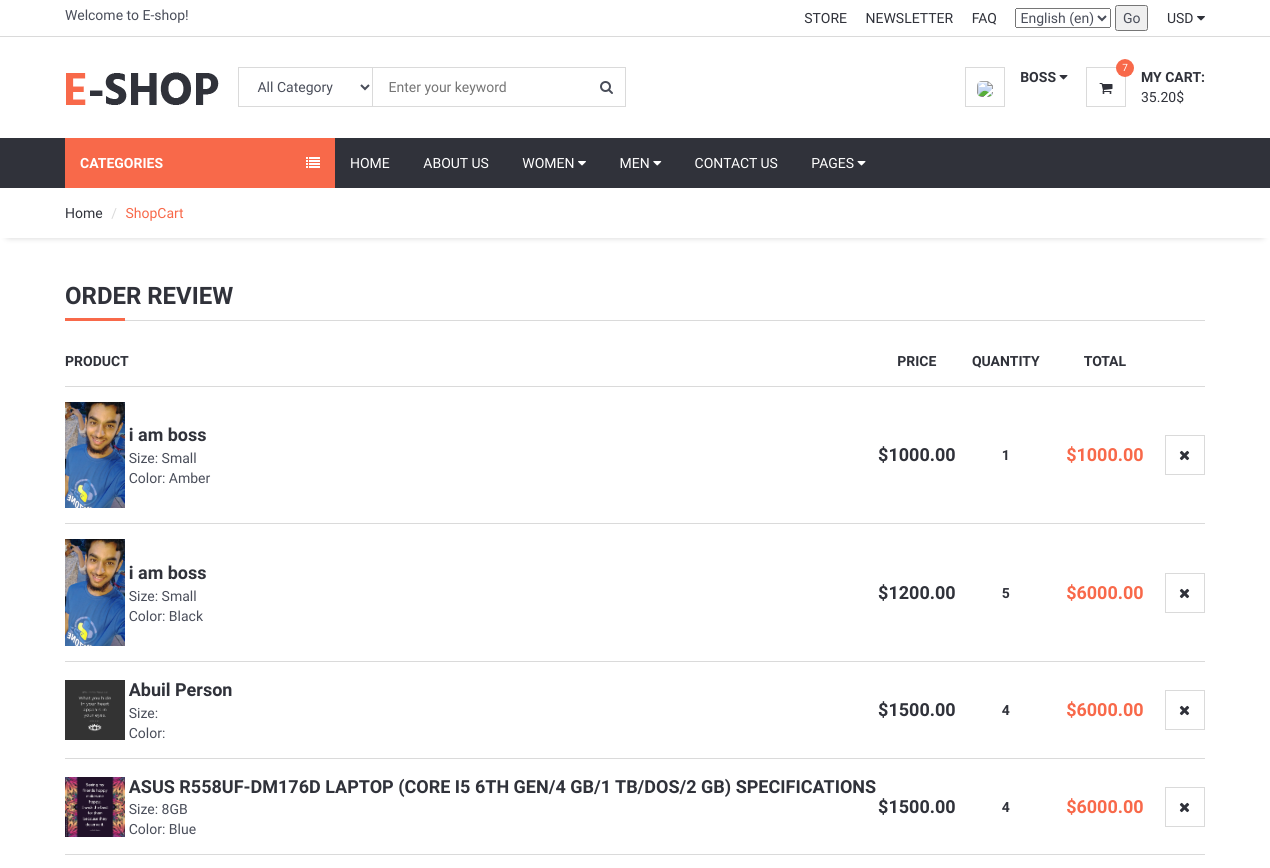
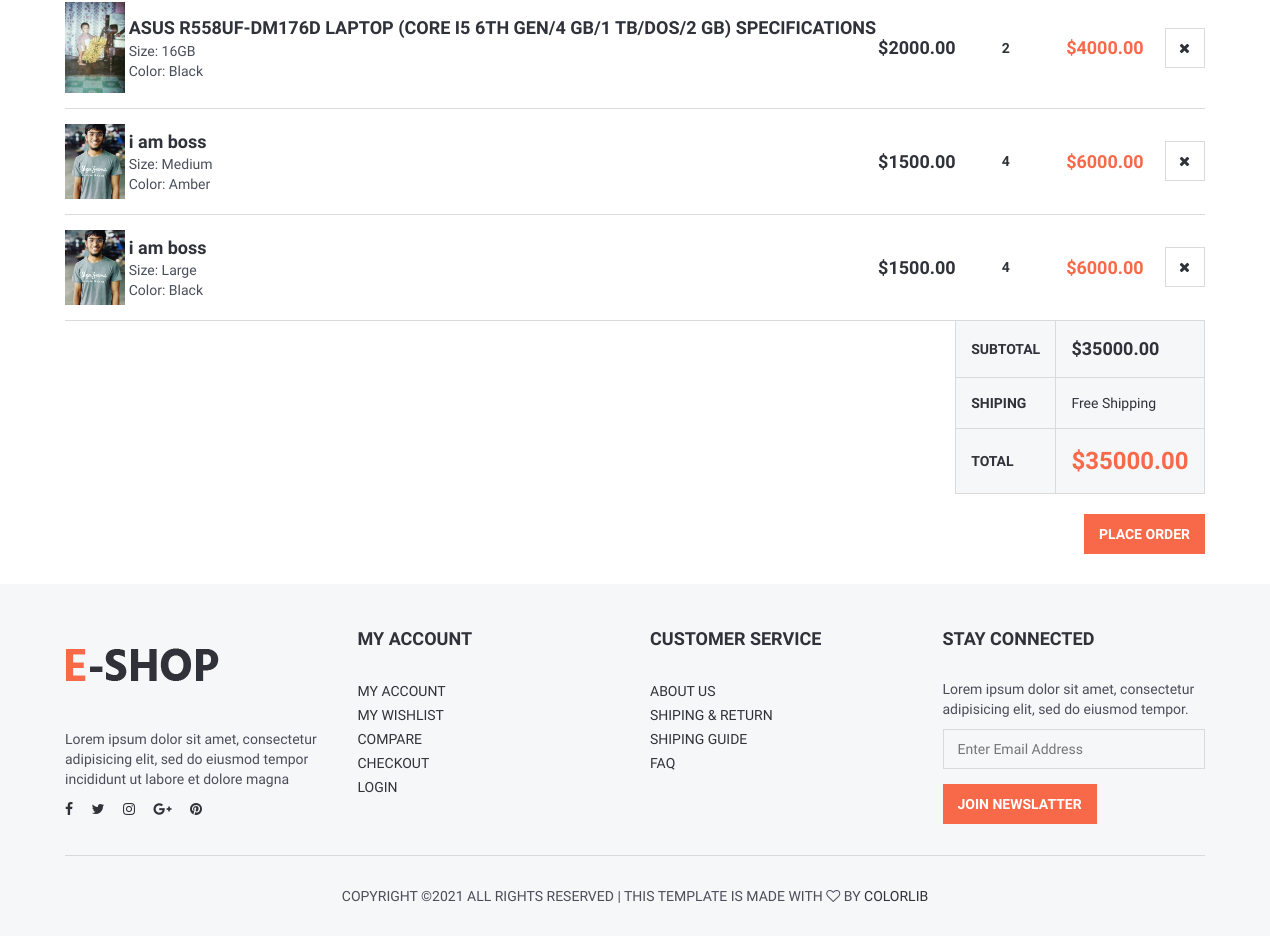
/order/shopcart (signed in), run on an earlier commit of the app's database (2 pictures, top to bottom).
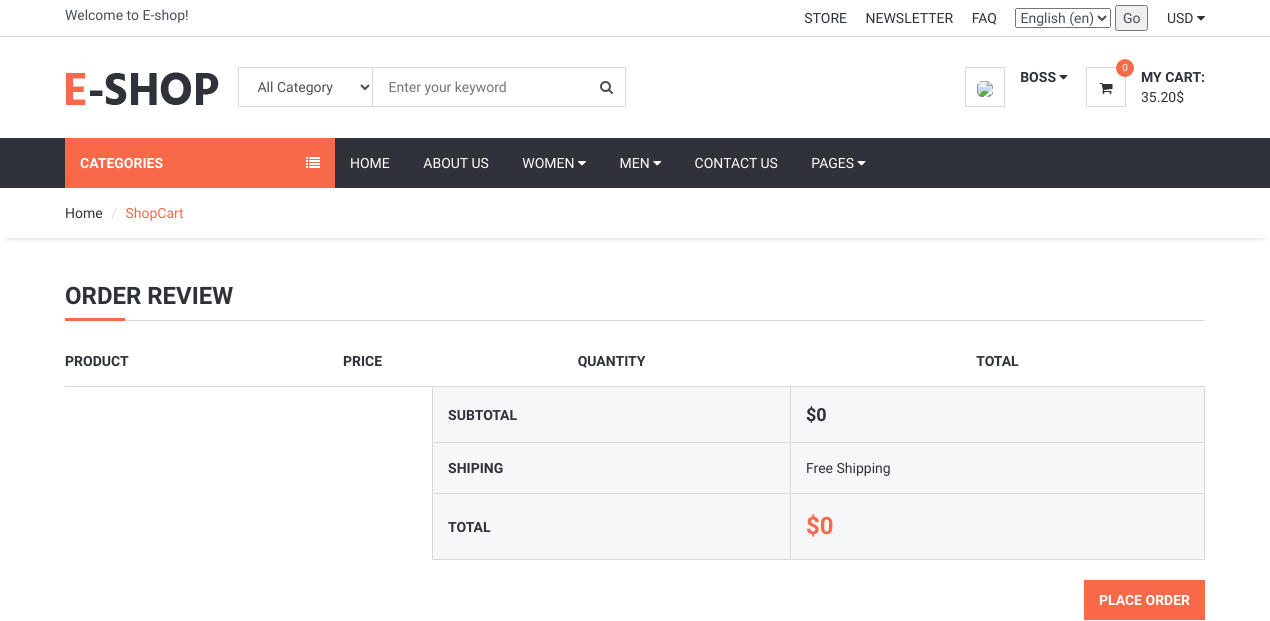
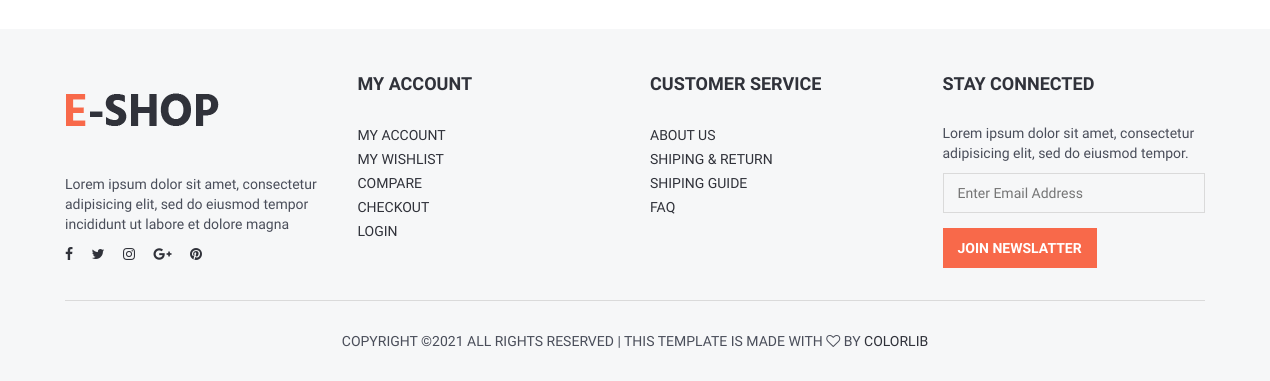
And on a later commit of the database (2 pictures, top to bottom).
### order/models.py (models this page shows, shortened)
class ShopCart(models.Model):
    user = models.ForeignKey(User, on_delete=models.SET_NULL, null=True)
    product = models.ForeignKey(Product , on_delete=models.SET_NULL, null=True)
    variant = models.ForeignKey(Variants , on_delete=models.SET_NULL, blank=True, null=True)
    quantity = models.IntegerField()
    @property
    def amount(self):
        return (self.quantity * self.product.price)
    @property
    def varamount(self):
        return (self.quantity * self.variant.price)

### product/models.py (models this page shows, shortened)
class Variants(models.Model):
    title = models.CharField(max_length=150, blank=True, null=True)
    product = models.ForeignKey(Product, on_delete=models.CASCADE)
    color = models.ForeignKey(Color, on_delete=models.CASCADE, blank=True, null=True)
    size = models.ForeignKey(Size, on_delete=models.CASCADE, blank=True, null=True)
    image_id = models.IntegerField(blank=True, null=True, default=0)
    quantity = models.IntegerField(default=1)
    price = models.DecimalField(max_digits=12, decimal_places=2, default=0)
    def image(self):
        img = Images.objects.get(id=self.image_id)
        if img.id is not None:
            varimage = img.image.url
        else:
            varimage = ""
        return varimage

class Images(models.Model):
    product = models.ForeignKey(Product, on_delete=models.CASCADE)
    title = models.CharField(max_length=50, blank=True)
    image = models.ImageField(blank=True, upload_to='product_image/')

class Product(models.Model):
    STATUS = (
        ('True', 'True'),
        ('False', 'False'),
    )
    VARIANTS = (
        ('None', 'None'),
        ('Size', 'Size'),
        ('Color', 'Color'),
        ('Size-Color', 'Size-Color'),
    )
    title = models.CharField(max_length=150)
    keywords = models.CharField(max_length=200)
    category = models.ForeignKey(Category , on_delete=models.CASCADE)
    description = models.TextField()
    image = models.ImageField(upload_to='product_image/')
    price = models.DecimalField(max_digits=12, decimal_places=2)
    amount = models.IntegerField()
    minamount=models.IntegerField()
    variant = models.CharField(max_length=10, choices=VARIANTS, default='None')
    detail = RichTextUploadingField()
    slug = models.SlugField(null=False, unique=True)
    status = models.CharField(max_length=5,choices=STATUS)
    create_at = models.DateTimeField(auto_now_add=True)
    update_at = models.DateTimeField(auto_now=True)
    def image_tag(self):
        return mark_safe('<img src="{}" height="50"/>'.format(self.image.url))
    image_tag.short_description = 'Image'

class Size(models.Model):
    name = models.CharField(max_length=50)
    code = models.CharField(max_length=50, blank=True, null=True)
    def __str__(self):
        return self.name

class Color(models.Model):
    name = models.CharField(max_length=50)
    code = models.CharField(max_length=50, blank=True, null=True)
    def __str__(self):
        return self.name

### order/views.py (the view)
# urls.py: path('shopcart', shopcart, name='shopcart'),
@login_required
def shopcart(request):
    category = Category.objects.all()
    current_user = request.user
    shopcart = ShopCart.objects.filter(user_id=current_user.id)
    total=0
    for rs in shopcart:
        if rs.product.variant == 'None':
            total += rs.product.price * rs.quantity
        else:
            total += rs.variant.price * rs.quantity
    print(total)
    context = { 'category': category, 'shopcart': shopcart, 'total': total}
    return render(request, 'shopcart_products.html', context)

### home/templatetags/my_tags.py (called while the page is built)
@register.simple_tag
def my_cart_item(userid):
    cart_item = ShopCart.objects.filter(user_id=userid).count()
    return cart_item

### order/templates/shopcart_products.html (shortened to what this page needs)
{% extends 'homebase.html' %}
{% block sidebar %} {% include 'sidebar.html' %} {% endblock %}
{% block body %}
	<div id="breadcrumb">
		<div class="container">
			<ul class="breadcrumb">
                <li><a href="{% url 'index' %}">Home</a></li>
                <li class="active">ShopCart</li>
			</ul>
		</div>
	</div>
	<div class="section">
		<div class="container">
			<div class="row">
				<div class="col-md-12">
					<div class="order-summary clearfix">
						<div class="section-title">
							<h3 class="title">Order Review</h3>
						</div>
						<table class="shopping-cart-table table">
							<thead>
								<tr>
									<th>Product</th>
									<th></th>
									<th class="text-center">Price</th>
									<th class="text-center">Quantity</th>
									<th class="text-center">Total</th>
									<th class="text-right"></th>
								</tr>
							</thead>
							<tbody>
								{% for item in shopcart %}
								<tr>
									<td class="thumb">
										{% if item.variant.image_id > 0 %}
										<img src="{{ item.variant.image }}" alt="">
										{% else %}
										<img src="{{ item.product.image.url }}" alt="">
										{% endif %}
									</td>
									<td class="details">
										<a href="/product/{{ item.product.id }}/{{ item.product.slug }}">{{ item.product.title }}</a>
										<ul>
											<li><span>Size: {{ item.variant.size }}</span></li>
											<li><span>Color: {{ item.variant.color }}</span></li>
										</ul>
									</td>
									<td class="price text-center"><strong>
										{% if item.product.variant == 'None' %}
											${{  item.product.price }}
										{% else %}
											${{  item.variant.price }}
										{% endif %}
									</strong></td>
									<td class="qty text-center"><strong>{{  item.quantity }}</strong></td>
									<td class="total text-center"><strong class="primary-color">
										{% if item.product.variant == 'None' %}
											${{ item.amount }}
										{% else %}
											${{ item.varamount }}
										{% endif %}
									</strong></td>
									<td class="text-right"><a href="/order/delete_from_shopcart/{{ item.id }}" onclick="return confirm('Delete ! Are you sure?')" class="main-btn icon-btn"><i class="fa fa-close"></i></a></td>
								</tr>
								{% endfor %}
							</tbody>
							<tfoot>
								<tr>
									<th class="empty" colspan="3"></th>
									<th>SUBTOTAL</th>
									<th colspan="2" class="sub-total">${{ total }}</th>
								</tr>
								<tr>
									<th class="empty" colspan="3"></th>
									<th>SHIPING</th>
									<td colspan="2">Free Shipping</td>
								</tr>
								<tr>
									<th class="empty" colspan="3"></th>
									<th>TOTAL</th>
									<th colspan="2" class="total">${{ total }}</th>
								</tr>
							</tfoot>
						</table>
						<div class="pull-right">
							<a href="/order/orderproduct" class="primary-btn">Place Order</a>
						</div>
					</div>
				</div>
			</div>
		</div>
	</div>
{% endblock  %}

### home/templates/header.html (shortened to what this page needs)
{% load static %}
{% load i18n %}
	<header>
		<div id="top-header">
			<div class="container">
				<div class="pull-left">
					<span>{% trans "Welcome to E-shop!" %}</span>
				</div>
				<div class="pull-right">
					<ul class="header-top-links">
						<li><a href="#">Store</a></li>
						<li><a href="#">Newsletter</a></li>
						<li><a href="#">FAQ</a></li>
						<li class="dropdown default-dropdown">
							<form action="{% url 'set_language' %}" method="post">{% csrf_token %}
								<select name="language">
									{% get_current_language as LANGUAGE_CODE %}
									{% get_available_languages as LANGUAGES %}
									{% get_language_info_list for LANGUAGES as languages %}
									{% for language in languages %}
										<option value="{{ language.code }}"{% if language.code == LANGUAGE_CODE %} selected{% endif %}>
											{{ language.name_local }} ({{ language.code }})
										</option>
									{% endfor %}
								</select>
								<input type="submit" value="Go">
							</form>
						</li>
						<li class="dropdown default-dropdown">
							<a class="dropdown-toggle" data-toggle="dropdown" aria-expanded="true">USD <i class="fa fa-caret-down"></i></a>
						</li>
					</ul>
				</div>
			</div>
		</div>
		<div id="header">
			<div class="container">
				<div class="pull-left">
					<div class="header-logo">
						<a class="logo" href="#">
							<img src="{% static 'img/logo.png' %}" alt="">
						</a>
					</div>
					<div class="header-search">
						<form action="/search/" method="POST">
							<input id="query" name="query" class="input search-input" type="text" placeholder="Enter your keyword">
							<select name="catid" class="input search-categories">
								<option value="0">All Category</option>
								{% load mptt_tags %}
							</select>
							<button class="search-btn"><i class="fa fa-search"></i></button>
						</form>
					</div>
				</div>
				<div class="pull-right">
					<ul class="header-btns">
						<li class="header-account dropdown default-dropdown">
							{% if user.id is not None %}
							<div class="dropdown-toggle" role="button" data-toggle="dropdown" aria-expanded="true">
								<div class="header-btns-icon">
									<img src="{{ request.session.userimage }}" style="height: 40px; border-radius: 30%">
								</div>
								<strong class="text-uppercase">{{ user.first_name }} <i class="fa fa-caret-down"></i></strong>
							</div>
							{% else %}
							<a href="{% url 'login_view' %}" class="text-uppercase">Login</a> / <a href="{% url 'signup_view' %}" class="text-uppercase">Sign Up</a>
							{% endif %}
						</li>
						<li class="header-cart dropdown default-dropdown">
							<a href="/order/shopcart">
								<div class="header-btns-icon">
									<i class="fa fa-shopping-cart"></i>
									{% load my_tags %}
                                	{% my_cart_item user.id as cart_item %}
									<span class="qty">{{ cart_item }}</span>
								</div>
								<strong class="text-uppercase">My Cart:</strong>
								<br>
								<span>35.20$</span>
							</a>
						</li>
					</ul>
				</div>
			</div>
		</div>
	</header>

What changed in the data, as far as the page shows it:
removed ShopCart: variant.image (picture), product "i am boss", variant.size "Small", variant.color "Amber", variant.price "1000.00", quantity "1", varamount "1000.00"
removed ShopCart: variant.image (picture), product "i am boss", variant.size "Small", variant.color "Black", variant.price "1200.00", quantity "5", varamount "6000.00"
removed ShopCart: product.image (picture), product "Abuil Person", product.price "1500.00", quantity "4", amount "6000.00"
removed ShopCart: variant.image (picture), product "ASUS R558UF-DM176D LAPTOP (CORE I5 6TH GEN/4 GB/1 TB/DOS/2 GB) SPECIFICATIONS", variant.size "8GB", variant.color "Blue", variant.price "1500.00", quantity "4", varamount "6000.00"
removed ShopCart: variant.image (picture), product "ASUS R558UF-DM176D LAPTOP (CORE I5 6TH GEN/4 GB/1 TB/DOS/2 GB) SPECIFICATIONS", variant.size "16GB", variant.color "Black", variant.price "2000.00", quantity "2", varamount "4000.00"
removed ShopCart: variant.image (picture), product "i am boss", variant.size "Medium", variant.color "Amber", variant.price "1500.00", quantity "4", varamount "6000.00"
removed ShopCart: variant.image (picture), product "i am boss", variant.size "Large", variant.color "Black", variant.price "1500.00", quantity "4", varamount "6000.00"
Also different on the page:
{{ cart_item }}: "7" → "0"
{{ total }}: "35000.00" → "0"
